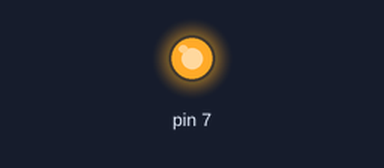
Bench run of a program on a simulated Raspberry Pi (header pin numbers). Parts: output pins drawn as LEDs (lit = HIGH). What the program prints to the terminal is not drawn. At 9.0 s the program stops and its outputs stay as they are.

Above: at 1.5 s.
At 4.5 s:
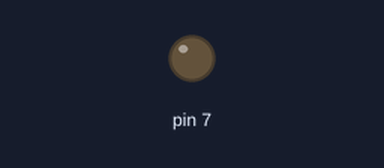
Timing chart, 0 to 7.8 s (numbered marks = the images above):
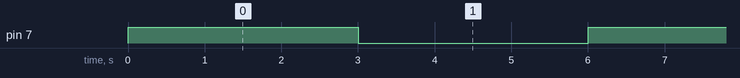

Measured:
- by itself, pin 7: alternates HIGH for 3.0 s and LOW for 3.0 s

The program:

gpio1.py
```python
# python 2
# gpio 4 to 9g
# gnd (3rd outer pin) to 4j
# led cathode 8j, anode in 9j

import RPi.GPIO as GPIO
import time

GPIO.setmode(GPIO.BOARD)
GPIO.setup(7, GPIO.OUT)

GPIO.output(7, True)
time.sleep(3)
GPIO.output(7, False)
time.sleep(3)
GPIO.output(7, True)
time.sleep(3)
GPIO.output(7, False)

print "Done"

GPIO.cleanup()
```
